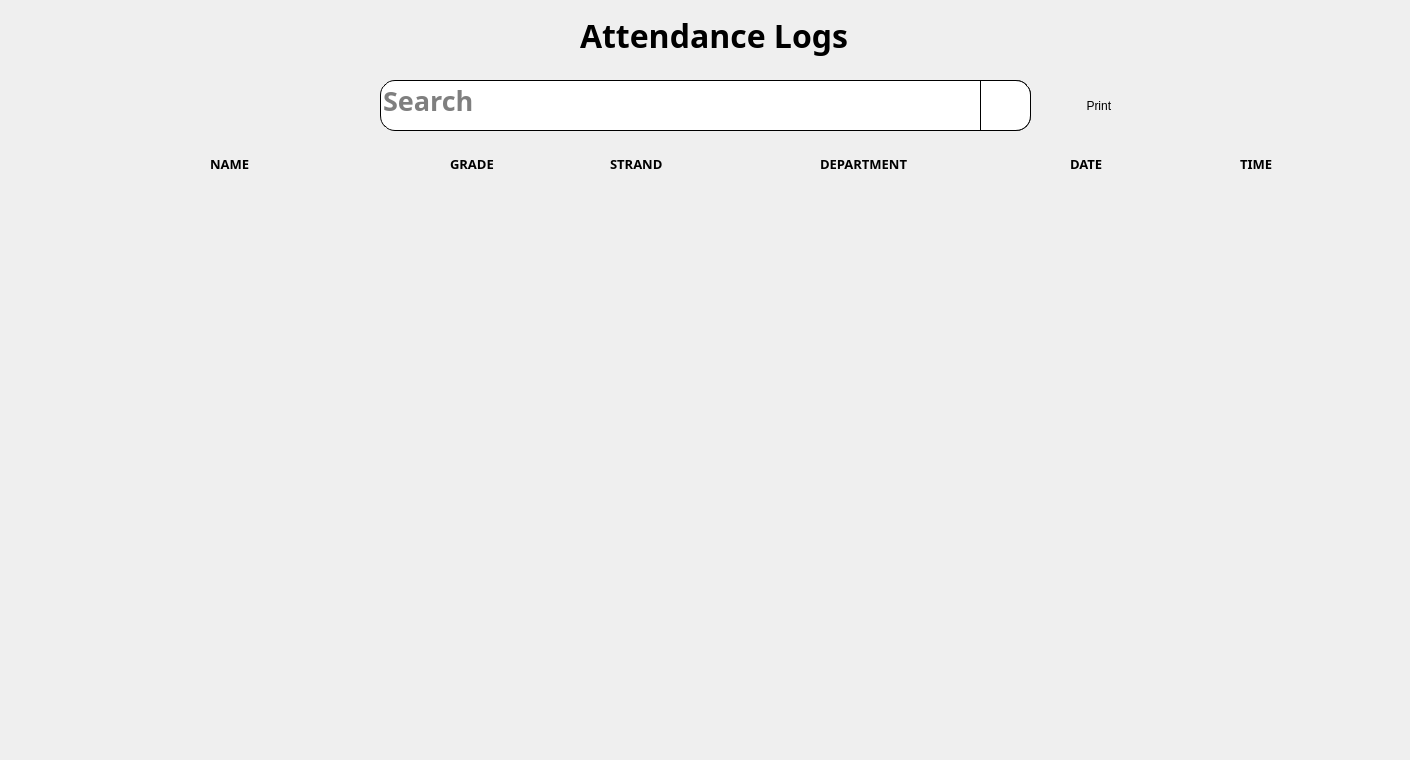
       <widget class="QWidget" name="attendanceLogs_page">
        <widget class="QFrame" name="frame">
         <property name="geometry">
          <rect>
           <x>120</x>
           <y>140</y>
           <width>1281</width>
           <height>48</height>
          </rect>
         </property>
         <property name="font">
          <font>
           <family>Spectral SC ExtraBold</family>
           <pointsize>10</pointsize>
           <weight>75</weight>
           <bold>true</bold>
          </font>
         </property>
         <property name="styleSheet">
          <string notr="true">QFrame{
background: transparent;
}
QLabel{
background: transparent;
color: #000000;
}</string>
         </property>
         <property name="frameShape">
          <enum>QFrame::StyledPanel</enum>
         </property>
         <property name="frameShadow">
          <enum>QFrame::Raised</enum>
         </property>
         <widget class="QLabel" name="label_4">
          <property name="geometry">
           <rect>
            <x>950</x>
            <y>10</y>
            <width>51</width>
            <height>28</height>
           </rect>
          </property>
          <property name="font">
           <font>
            <family>Spectral SC ExtraBold</family>
            <pointsize>10</pointsize>
            <weight>75</weight>
            <bold>true</bold>
           </font>
          </property>
          <property name="text">
           <string>DATE</string>
          </property>
         </widget>
         <widget class="QLabel" name="label_5">
          <property name="geometry">
           <rect>
            <x>1120</x>
            <y>10</y>
            <width>51</width>
            <height>28</height>
           </rect>
          </property>
          <property name="font">
           <font>
            <family>Spectral SC ExtraBold</family>
            <pointsize>10</pointsize>
            <weight>75</weight>
            <bold>true</bold>
           </font>
          </property>
          <property name="text">
           <string>TIME</string>
          </property>
         </widget>
         <widget class="QLabel" name="label_6">
          <property name="geometry">
           <rect>
            <x>330</x>
            <y>10</y>
            <width>71</width>
            <height>28</height>
           </rect>
          </property>
          <property name="font">
           <font>
            <family>Spectral SC ExtraBold</family>
            <pointsize>10</pointsize>
            <weight>75</weight>
            <bold>true</bold>
           </font>
          </property>
          <property name="text">
           <string>GRADE</string>
          </property>
         </widget>
         <widget class="QLabel" name="label_7">
          <property name="geometry">
           <rect>
            <x>490</x>
            <y>10</y>
            <width>81</width>
            <height>28</height>
           </rect>
          </property>
          <property name="font">
           <font>
            <family>Spectral SC ExtraBold</family>
            <pointsize>10</pointsize>
            <weight>75</weight>
            <bold>true</bold>
           </font>
          </property>
          <property name="text">
           <string>STRAND</string>
          </property>
         </widget>
         <widget class="QLabel" name="label_15">
          <property name="geometry">
           <rect>
            <x>700</x>
            <y>10</y>
            <width>131</width>
            <height>28</height>
           </rect>
          </property>
          <property name="font">
           <font>
            <family>Spectral SC ExtraBold</family>
            <pointsize>10</pointsize>
            <weight>75</weight>
            <bold>true</bold>
           </font>
          </property>
          <property name="text">
           <string>DEPARTMENT</string>
          </property>
         </widget>
         <widget class="QLabel" name="label_14">
          <property name="geometry">
           <rect>
            <x>90</x>
            <y>10</y>
            <width>71</width>
            <height>28</height>
           </rect>
          </property>
          <property name="font">
           <font>
            <family>Spectral SC ExtraBold</family>
            <pointsize>10</pointsize>
            <weight>75</weight>
            <bold>true</bold>
           </font>
          </property>
          <property name="text">
           <string>NAME</string>
          </property>
         </widget>
        </widget>
        <widget class="QLineEdit" name="searchBar">
         <property name="geometry">
          <rect>
           <x>380</x>
           <y>80</y>
           <width>651</width>
           <height>51</height>
          </rect>
         </property>
         <property name="font">
          <font>
           <family>Spectral SC ExtraBold</family>
           <pointsize>20</pointsize>
           <weight>75</weight>
           <bold>true</bold>
          </font>
         </property>
         <property name="styleSheet">
          <string notr="true">color: #000000;
background: transparent;
background-color: #ffffff;

border-top: 1px solid black;
border-right: 1px solid black;
border-bottom: 1px solid black;
border-left: 1px solid black;

border-top-right-radius: 15px;
border-bottom-right-radius: 15px;
border-top-left-radius: 15px;
border-bottom-left-radius: 15px;
</string>
         </property>
         <property name="alignment">
          <set>Qt::AlignLeading|Qt::AlignLeft|Qt::AlignTop</set>
         </property>
         <property name="placeholderText">
          <string>Search</string>
         </property>
        </widget>
        <widget class="QLabel" name="noDataLabel">
         <property name="geometry">
          <rect>
           <x>490</x>
           <y>170</y>
           <width>421</width>
           <height>41</height>
          </rect>
         </property>
         <property name="styleSheet">
          <string notr="true">font: 87 17pt &quot;Segoe UI Black&quot;;
background: transparent;
color: #000000;</string>
         </property>
         <property name="text">
          <string/>
         </property>
        </widget>
        <widget class="QPushButton" name="searchButton">
         <property name="geometry">
          <rect>
           <x>980</x>
           <y>80</y>
           <width>51</width>
           <height>51</height>
          </rect>
         </property>
         <property name="styleSheet">
          <string notr="true">background-color: #ffffff;

border-top: 1px solid black;
border-left: 1px solid black;
border-bottom: 1px solid black;
border-right: 1px solid black;

border-top-right-radius: 15px;
border-bottom-right-radius: 15px;</string>
         </property>
         <property name="text">
          <string/>
         </property>
         <property name="icon">
          <iconset resource="../resources/res.qrc">
           <normaloff>:/resources/download-removebg-preview.png</normaloff>:/resources/download-removebg-preview.png</iconset>
         </property>
         <property name="iconSize">
          <size>
           <width>50</width>
           <height>50</height>
          </size>
         </property>
        </widget>
        <widget class="QLabel" name="label_13">
         <property name="geometry">
          <rect>
           <x>580</x>
           <y>10</y>
           <width>361</width>
           <height>51</height>
          </rect>
         </property>
         <property name="font">
          <font>
           <family>Spectral SC ExtraBold</family>
           <pointsize>24</pointsize>
           <weight>75</weight>
           <italic>false</italic>
           <bold>true</bold>
          </font>
         </property>
         <property name="styleSheet">
          <string notr="true">color: #000000;
background: transparent;

</string>
         </property>
         <property name="text">
          <string>Attendance Logs</string>
         </property>
        </widget>
        <widget class="QPushButton" name="printAttendance_btn">
         <property name="geometry">
          <rect>
           <x>1050</x>
           <y>80</y>
           <width>91</width>
           <height>51</height>
          </rect>
         </property>
         <property name="layoutDirection">
          <enum>Qt::LeftToRight</enum>
         </property>
         <property name="styleSheet">
          <string notr="true">border:none;
background: transparent;
font: 63 9pt &quot;Segoe UI Semibold&quot;;
</string>
         </property>
         <property name="text">
          <string>  Print</string>
         </property>
         <property name="icon">
          <iconset resource="../resources/res.qrc">
           <normaloff>:/resources/printer.png</normaloff>:/resources/printer.png</iconset>
         </property>
         <property name="iconSize">
          <size>
           <width>40</width>
           <height>40</height>
          </size>
         </property>
        </widget>
        <widget class="QPushButton" name="exportPDFAttendance_btn">
         <property name="geometry">
          <rect>
           <x>1150</x>
           <y>80</y>
           <width>51</width>
           <height>51</height>
          </rect>
         </property>
         <property name="layoutDirection">
          <enum>Qt::LeftToRight</enum>
         </property>
         <property name="styleSheet">
          <string notr="true">border:none;
background: transparent;
font: 63 10pt &quot;Segoe UI Semibold&quot;;
</string>
         </property>
         <property name="text">
          <string/>
         </property>
         <property name="icon">
          <iconset resource="../resources/res.qrc">
           <normaloff>:/resources/download-pdf (1).png</normaloff>:/resources/download-pdf (1).png</iconset>
         </property>
         <property name="iconSize">
          <size>
           <width>40</width>
           <height>40</height>
          </size>
         </property>
        </widget>
        <widget class="QTableWidget" name="attendanceTableWidget">
         <property name="geometry">
          <rect>
           <x>120</x>
           <y>200</y>
           <width>1271</width>
           <height>551</height>
          </rect>
         </property>
         <property name="styleSheet">
          <string notr="true">QTableWidget {
    background: transparent;
    color: #000000;
    border: none;
    gridline-color: transparent;
    outline: none;
    padding: 5px;
    font-size: 20px;
}
QHeaderView::section {
    background-color: transparent;
    color: #000000;
    font-size: 15px;
    border: none;
    padding: 5px;
    text-align: left;  /* Align header titles consistently */
}

QTableWidget::item {
    padding: 3px;
    border: none;
    text-align: left;  /* Important for item alignment */
}

QTableWidget::item:selected {
    background-color: transparent;
    color: #000000;
}

QTableWidget::item {
    selection-background-color: transparent;
    selection-color: #000000;
}

QHeaderView::section:horizontal {
    background-color: transparent;
    color: #000000;
    border: none;
    font-size: 15px;
}
</string>
         </property>
         <property name="verticalScrollBarPolicy">
          <enum>Qt::ScrollBarAsNeeded</enum>
         </property>
         <property name="horizontalScrollBarPolicy">
          <enum>Qt::ScrollBarAlwaysOff</enum>
         </property>
         <property name="editTriggers">
          <set>QAbstractItemView::NoEditTriggers</set>
         </property>
         <property name="selectionBehavior">
          <enum>QAbstractItemView::SelectRows</enum>
         </property>
         <property name="showGrid">
          <bool>false</bool>
         </property>
         <attribute name="horizontalHeaderVisible">
          <bool>false</bool>
         </attribute>
         <attribute name="horizontalHeaderCascadingSectionResizes">
          <bool>true</bool>
         </attribute>
         <attribute name="verticalHeaderVisible">
          <bool>false</bool>
         </attribute>
         <attribute name="verticalHeaderCascadingSectionResizes">
          <bool>false</bool>
         </attribute>
         <attribute name="verticalHeaderMinimumSectionSize">
          <number>25</number>
         </attribute>
         <attribute name="verticalHeaderDefaultSectionSize">
          <number>60</number>
         </attribute>
         <attribute name="verticalHeaderHighlightSections">
          <bool>true</bool>
         </attribute>
         <attribute name="verticalHeaderShowSortIndicator" stdset="0">
          <bool>false</bool>
         </attribute>
         <attribute name="verticalHeaderStretchLastSection">
          <bool>true</bool>
         </attribute>
         <column>
          <property name="text">
           <string>Name</string>
          </property>
         </column>
         <column>
          <property name="text">
           <string>Grade</string>
          </property>
         </column>
         <column>
          <property name="text">
           <string>Strand</string>
          </property>
          <property name="textAlignment">
           <set>AlignLeading|AlignVCenter</set>
          </property>
         </column>
         <column>
          <property name="text">
           <string>Department</string>
          </property>
         </column>
         <column>
          <property name="text">
           <string>Date</string>
          </property>
          <property name="textAlignment">
           <set>AlignLeading|AlignVCenter</set>
          </property>
         </column>
         <column>
          <property name="text">
           <string>Time</string>
          </property>
          <property name="textAlignment">
           <set>AlignLeading|AlignVCenter</set>
          </property>
         </column>
        </widget>
       </widget>
